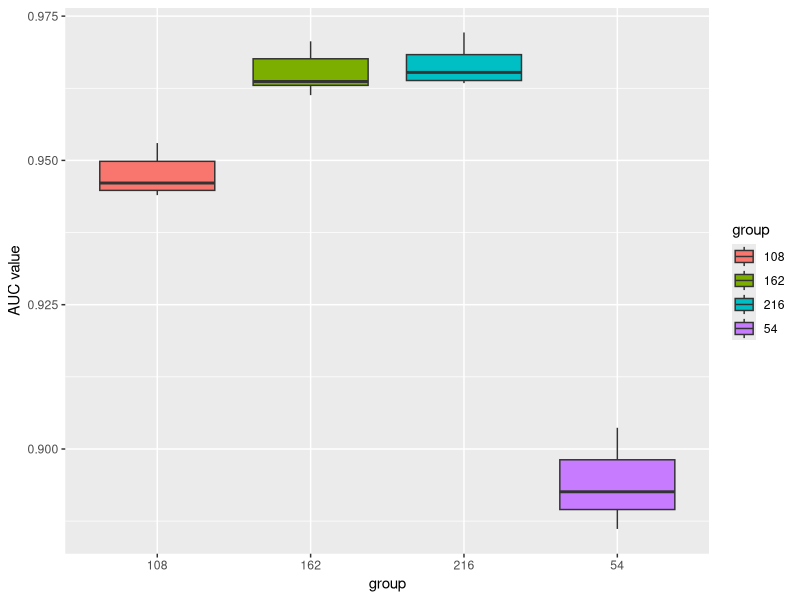

Write the R code that produced this figure.
rm(list = ls())
require(reshape2)
library(datasets)
library(ggplot2)

x1 <- data.frame(group = "54", value =c(0.892585,0.886151,0.903666,0.898129,0.889508))
x2 <- data.frame(group = "108", value =c(0.944809,0.943982,0.953002,0.949844,0.946083))
x3 <- data.frame(group = "162", value =c(0.963004,0.961318,0.970640,0.967613,0.963675))
x4 <- data.frame(group = "216", value =c(0.963388,0.963845,0.972177,0.968332,0.965252))

plot.data <- rbind(x1, x2, x3, x4)

p10 <- ggplot(plot.data, aes(x=group, y=value, fill=group)) +
  geom_boxplot()
p10 <- p10 + scale_y_continuous(name="AUC value")
p10
